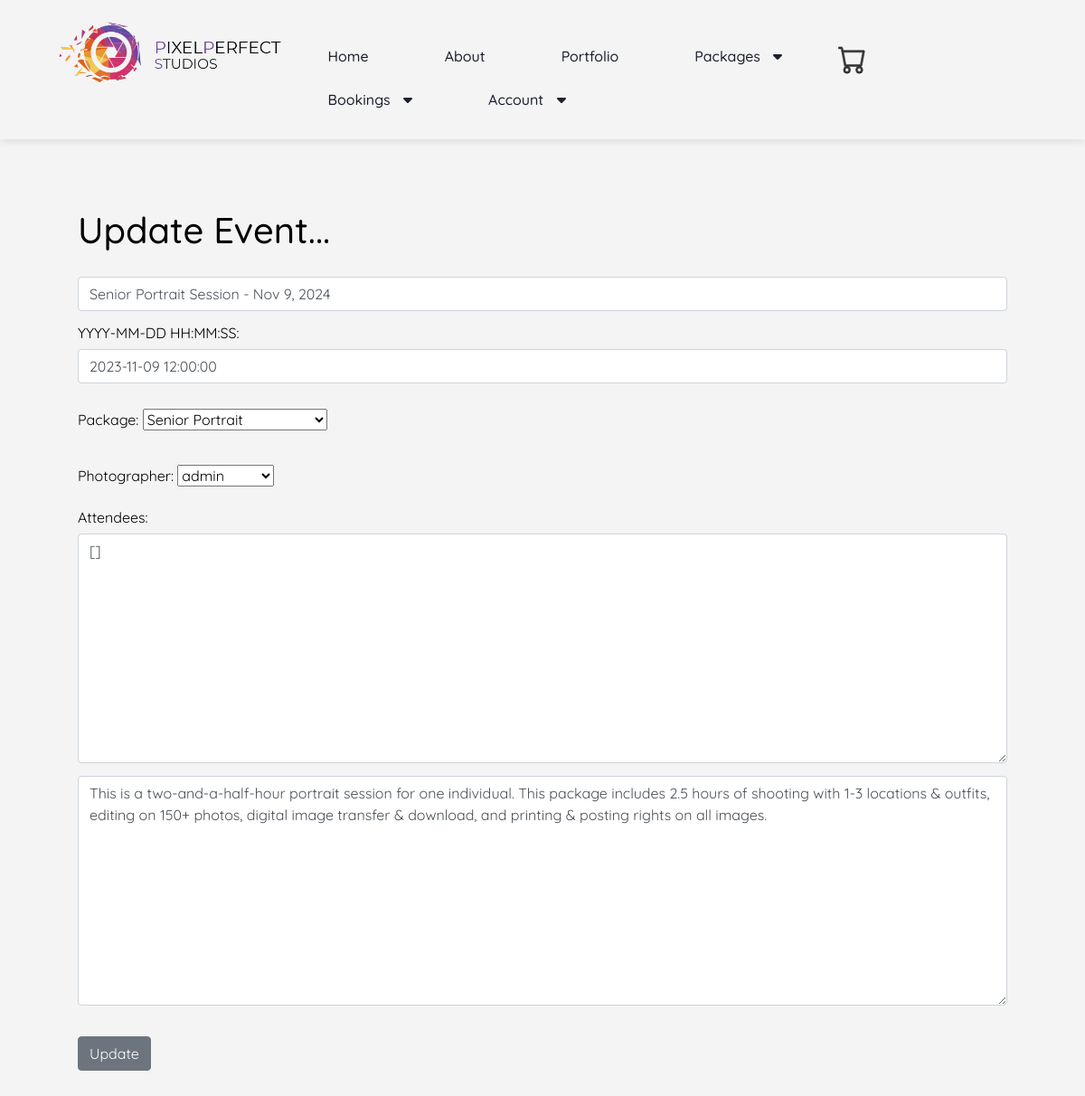
The page /update_booking/1 (signed in) on the database its author committed.
### events/models.py (models this page shows, shortened)
class Event(models.Model):
    name = models.CharField('Event Name', max_length=120)
    event_date = models.DateTimeField('Event Date')
    venue = models.ForeignKey(Venue, blank=True, null=True, on_delete=models.CASCADE)
    manager = models.ForeignKey(User, blank=True, null=True, on_delete=models.SET_NULL)
    description = models.TextField(blank=True)
    attendees = models.ManyToManyField(MyClubUser, blank=True)
    approved = models.BooleanField('Approved', default=False)

class Venue(models.Model):
    name = models.CharField('Venue Name', max_length=120)
    address = models.CharField(max_length=300)
    zip_code = models.CharField('Zip Code', max_length=15)
    phone = models.CharField('Contact Phone', max_length=25, blank=True)
    web = models.URLField('Website Address', blank=True)
    email_address = models.EmailField('Email Address', blank=True)
    owner = models.IntegerField("Venue Owner", blank=False, default=1)
    venue_image = models.ImageField(null=True, blank=True, upload_to="images/")
    def __str__(self):
        return self.name

### events/views.py (the view)
# urls.py: path('update_booking/<event_id>', views.update_event, name='update-event'),
def update_event(request, event_id):
    event = Event.objects.get(pk=event_id)
    if request.user.is_superuser:
        form = EventFormAdmin(request.POST or None, instance=event)
    else:
        form = EventForm(request.POST or None, instance=event)
    if form.is_valid():
        form.save()
        return redirect('list-events')
    return render(request, 'events/update_booking.html',
                  {'event': event,
                   'form': form})

### events/forms.py
class EventFormAdmin(ModelForm):
    class Meta:
        model = Event
        fields = ('name', 'event_date', 'venue', 'manager', 'attendees', 'description')
        labels = {
            'name': '',
            'event_date': 'YYYY-MM-DD HH:MM:SS',
            'venue': 'Package',
            'manager': 'Photographer',
            'attendees': 'Attendees',
            'description': '',
        }
        widgets = {
            'name': forms.TextInput(attrs={'class': 'form-control', 'placeholder': 'Event Name'}),
            'event_date': forms.TextInput(attrs={'class': 'form-control', 'placeholder': 'Event Date'}),
            'venue': forms.Select(attrs={'class': 'form-select', 'placeholder': 'Venue'}),
            'manager': forms.Select(attrs={'class': 'form-select', 'placeholder': 'Manager'}),
            'attendees': forms.Textarea(attrs={'class': 'form-control', 'placeholder': 'Attendees'}),
            'description': forms.Textarea(attrs={'class': 'form-control', 'placeholder': 'Description'}),
        }

### catalog/templates/events/update_booking.html (shortened to what this page needs)
{% extends 'events/base.html' %}
{% block content %}
    {% if user.is_authenticated %}
        {% if user == event.manager %}
            <h1>Update Event...</h1>
            <br/>
            <form action="" method=POST>
            {{ form.as_p }}
            <br/>
            <input type="submit" value="Update" class="btn btn-secondary">
        {% endif %}
    {% else %}
        <h1>Sorry! You Must Be Logged In To View This Page...</h1>
        <a href="{% url 'login' %}">Login Here</a>
    {% endif %}
{% endblock %}

### rows shown on the page
Event: name "Senior Portrait Session - Nov 9, 2024", event_date "2023-11-09 12:00:00", venue "Senior Portrait", manager "admin", description "This is a two-and-a-half-hour portrait session for one individual. This package includes 2.5 hours of shooting with 1-3 locations & outfits, editing on 150+ photos, digital image transfer & download, and printing & posting rights on all images."
